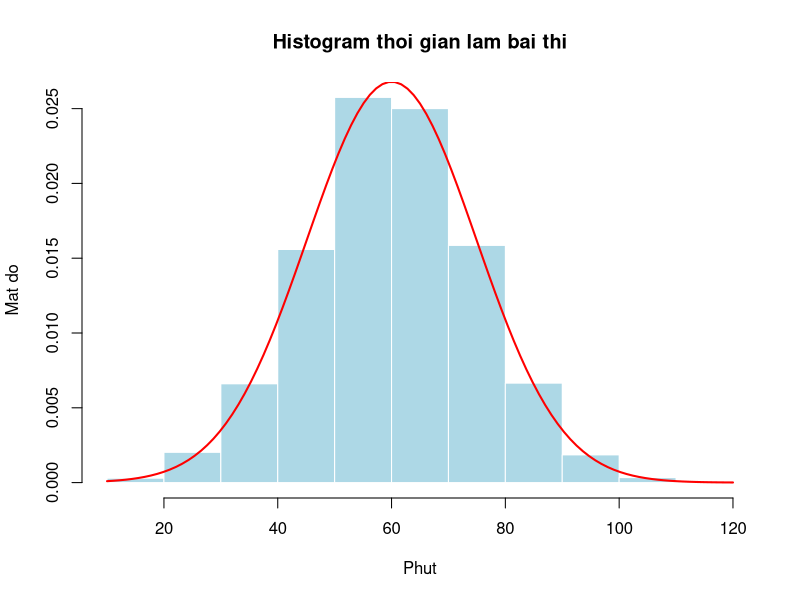
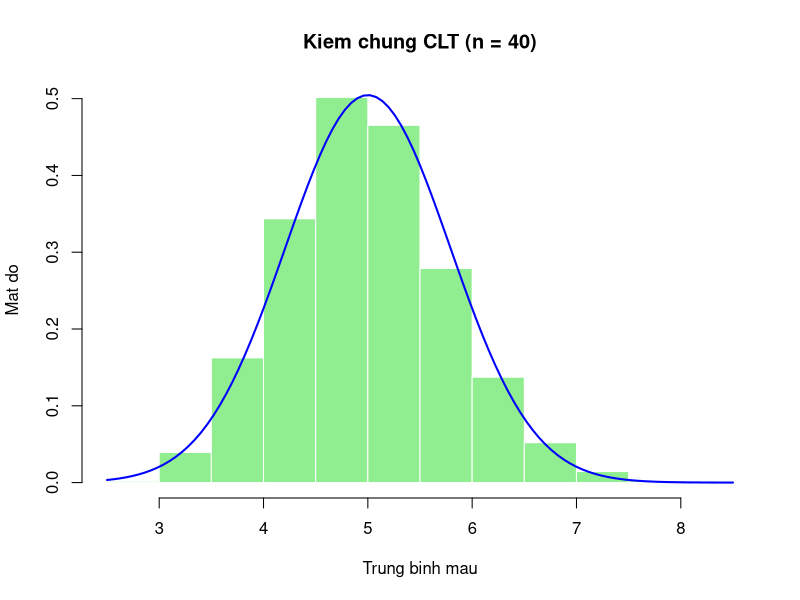
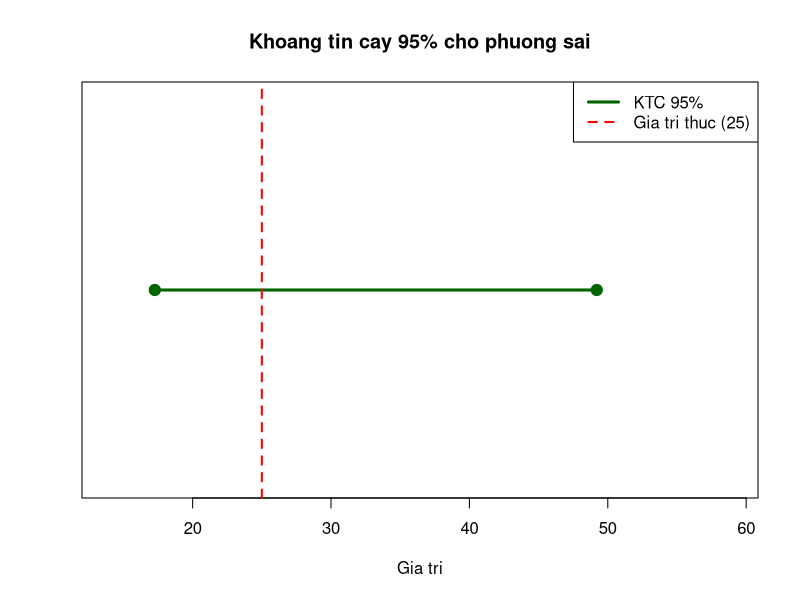
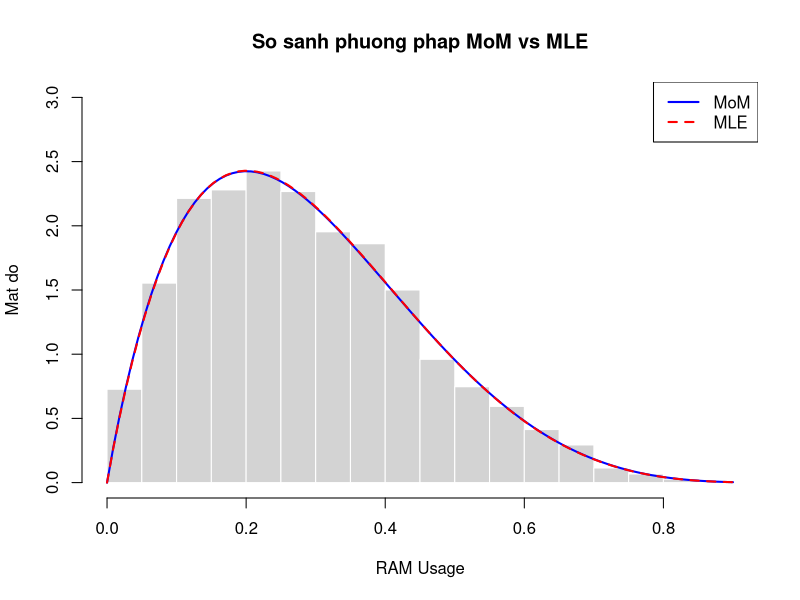

These charts were generated, in order, by the following R code:
## ---- chunk 1
knitr::opts_chunk$set(echo = TRUE, warning = FALSE, message = FALSE)
set.seed(123)
## ---- chunk 2
x <- rnorm(5000, 60, 15)

# Chen 150 NA
na_pos <- sample(1:5000, 150)
x[na_pos] <- NA

# Chen 50 so am
no_na_pos <- which(!is.na(x))
neg_pos <- sample(no_na_pos, 50)
x[neg_pos] <- runif(50, -30, -1)
## ---- chunk 3
x_clean <- x[!is.na(x) & x >= 0]
df <- data.frame(Time = x_clean)
nrow(df)
## ---- chunk 4
m_val <- mean(df$Time)
s_val <- sd(df$Time)
m_val
s_val
## ---- chunk 5
hist(df$Time, freq = FALSE, 
     main = "Histogram thoi gian lam bai thi", 
     xlab = "Phut", ylab = "Mat do", 
     col = "lightblue", border = "white")

curve(dnorm(x, mean = m_val, sd = s_val), 
      add = TRUE, col = "red", lwd = 2)
## ---- chunk 6
p_val <- pnorm(45, mean = m_val, sd = s_val)
p_val
## ---- chunk 7
q_val <- qnorm(0.05, mean = m_val, sd = s_val)
q_val
## ---- chunk 8
sim_clt <- function(n, lambda, reps = 5000) {
  res <- numeric(reps)
  for (i in 1:reps) {
    res[i] <- mean(rexp(n, rate = lambda))
  }
  res
}
## ---- chunk 9
n <- 40
lam <- 0.2
sim_data <- sim_clt(n, lam)

mu_t <- 1 / lam
sd_t <- sqrt(1 / (n * lam^2))

hist(sim_data, freq = FALSE, 
     main = "Kiem chung CLT (n = 40)", 
     xlab = "Trung binh mau", ylab = "Mat do",
     col = "lightgreen", border = "white")

curve(dnorm(x, mean = mu_t, sd = sd_t), 
      add = TRUE, col = "blue", lwd = 2)
## ---- chunk 10
sample_data <- rexp(30, rate = lam)
n_s <- 30
s2_val <- var(sample_data)

# Tim gia tri toi han Chi-square
chi_l <- qchisq(0.975, df = n_s - 1)
chi_r <- qchisq(0.025, df = n_s - 1)

ci_l <- (n_s - 1) * s2_val / chi_l
ci_r <- (n_s - 1) * s2_val / chi_r

ci_l
ci_r
## ---- chunk 11
plot(NA, xlim = c(ci_l * 0.8, ci_r * 1.2), ylim = c(0, 2), 
     yaxt = "n", xlab = "Gia tri", ylab = "", 
     main = "Khoang tin cay 95% cho phuong sai")

lines(c(ci_l, ci_r), c(1, 1), col = "darkgreen", lwd = 3)
points(c(ci_l, ci_r), c(1, 1), pch = 19, col = "darkgreen", cex = 1.5)
abline(v = 1 / lam^2, col = "red", lty = 2, lwd = 2)

legend("topright", legend = c("KTC 95%", "Gia tri thuc (25)"), 
       col = c("darkgreen", "red"), lty = c(1, 2), lwd = c(3, 2))
## ---- chunk 12
ram <- rbeta(3000, shape1 = 2, shape2 = 5)
## ---- chunk 13
m1 <- mean(ram)
m2 <- var(ram)

term <- (m1 * (1 - m1) / m2) - 1
a_mom <- m1 * term
b_mom <- (1 - m1) * term

a_mom
b_mom
## ---- chunk 14
nll_beta <- function(theta, data) {
  a <- theta[1]
  b <- theta[2]
  -sum(dbeta(data, shape1 = a, shape2 = b, log = TRUE))
}

fit <- nlminb(start = c(a_mom, b_mom), objective = nll_beta, 
              data = ram, lower = c(1e-4, 1e-4))

a_mle <- fit$par[1]
b_mle <- fit$par[2]

a_mle
b_mle
## ---- chunk 15
hist(ram, freq = FALSE, 
     main = "So sanh phuong phap MoM vs MLE", 
     xlab = "RAM Usage", ylab = "Mat do",
     col = "lightgray", border = "white", ylim = c(0, 3))

curve(dbeta(x, shape1 = a_mom, shape2 = b_mom), 
      add = TRUE, col = "blue", lwd = 2)

curve(dbeta(x, shape1 = a_mle, shape2 = b_mle), 
      add = TRUE, col = "red", lty = 2, lwd = 2)

legend("topright", legend = c("MoM", "MLE"), 
       col = c("blue", "red"), lty = c(1, 2), lwd = 2)
## ---- chunk 16
n_ram <- length(ram)
k <- qbinom(0.005, size = n_ram, prob = 0.5)
r <- qbinom(0.995, size = n_ram, prob = 0.5) + 1

ram_sort <- sort(ram)
ci_med_l <- ram_sort[k]
ci_med_r <- ram_sort[r]

ci_med_l
ci_med_r
median(ram)
